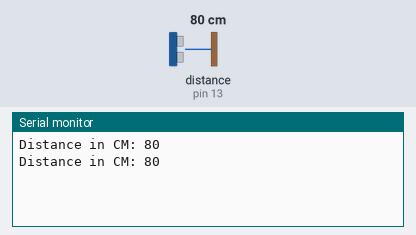
A sketch run on a simulated Arduino Uno, built with avr-gcc and run on an emulated ATmega328P. Parts: the last lines printed to the serial monitor. The test bench sets the inputs (shaded band); at power-on: distance to the obstacle (sensor on pin 13) 80 cm.

Above: at 1.8 s.
1.9 s: distance to the obstacle (sensor on pin 13) set to 2 cm
At 2.8 s:
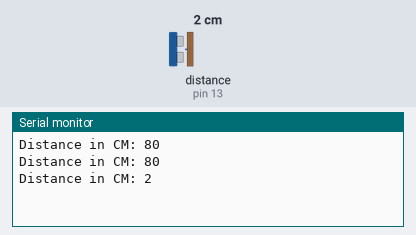
3.4 s: distance to the obstacle (sensor on pin 13) set to 4 cm
At 4.5 s:
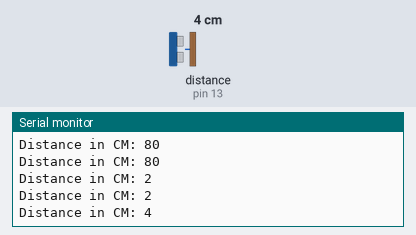
Timing chart, 0 to 6.4 s (numbered marks = the images above; inputs shaded):
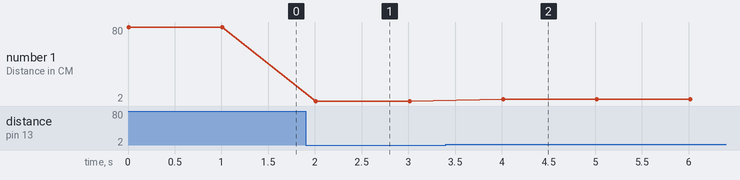

Measured:
- after the input at 1.9 s, the serial monitor: prints a new line after 0.11 s (image 1)
- after the input at 3.4 s, the serial monitor: prints a new line after 0.61 s (image 2)
- plotted number 1: 80 → 2 after the input at 1.9 s, 2 → 4 after the input at 3.4 s

The sketch:

Atividade03-Ultrassom.ino
```cpp
#include <Ultrasonic.h>

Ultrasonic ultrassom(12, 13);
int distancia;

void setup() {
  Serial.begin(9600);
}

void loop() {
  distancia = ultrassom.read();

  Serial.print("Distance in CM: ");
  Serial.println(distancia);
  delay(1000);
}
```
